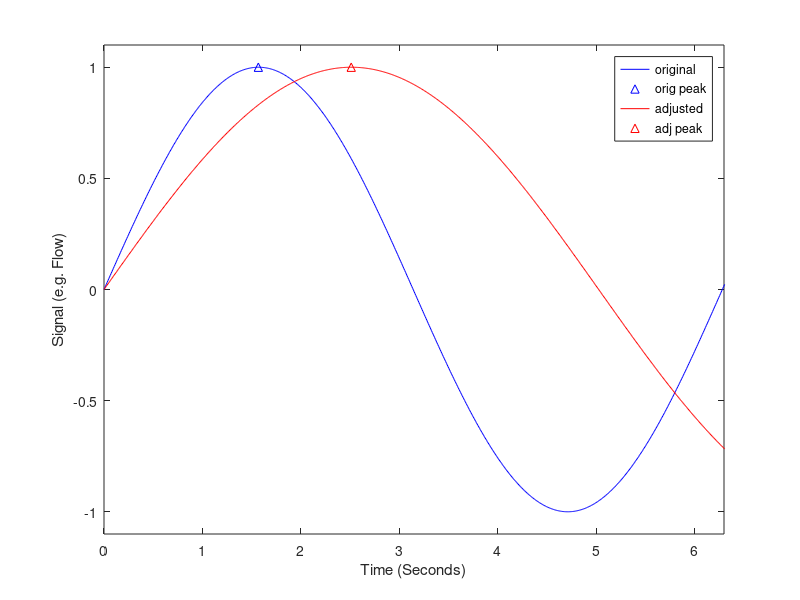

Recreate this plot in MATLAB. (Note: this script raises an error after producing the figure.)
%% This is a test script for artificially changing the duration of breaths

% newFsrate > Fs will stretch the signal duration, while maintaining y values
% newFsrate < Fs will shrink the signal duration, while maintaining y values
newFsrate = 200; % change this value and re-run (F5), e.g. 50, 100, 125, 200, 250, 500

% set up original signal
Fs = 125;
dt = 1/Fs;
secs = 3;
Time = 0:dt:Fs*secs;
Flow = sin(Time);
oldlength=length(Time);
[~, firstpeak] = max(Flow(1:Fs*secs));

% plot original signal
figure(1); clf(figure(1));
plot(Time, Flow, 'b'); hold on;
plot(Time(firstpeak), Flow(firstpeak), 'b^');
ylim([-1.1 1.1]); xlim([0 secs*2.1]);
ylabel('Signal (e.g. Flow)'); xlabel('Time (Seconds)');

% this section does the work. it was copied directly from MIFL
if newFsrate~=0
    FsFactor = newFsrate / Fs;
    Flow=interp1(linspace(1,length(Flow)*FsFactor, length(Flow)),Flow,1:length(Flow)*FsFactor,'spline'); 
    Time = 0:dt:length(Flow)/Fs;                % make new "Time"
    firstpeak = round(firstpeak .* FsFactor);   % realign the breath timing  
end

% handle odd lengths for plot
if length(Time) < oldlength
    Time(end:oldlength) = NaN;
    Flow(end:oldlength) = NaN;
end

% plot resampled signal
plot(Time(1:oldlength), Flow(1:oldlength), 'r');
plot(Time(firstpeak), Flow(firstpeak), 'r^');
legend('original', 'orig peak', 'adjusted', 'adj peak'); 
refline(0,0);
